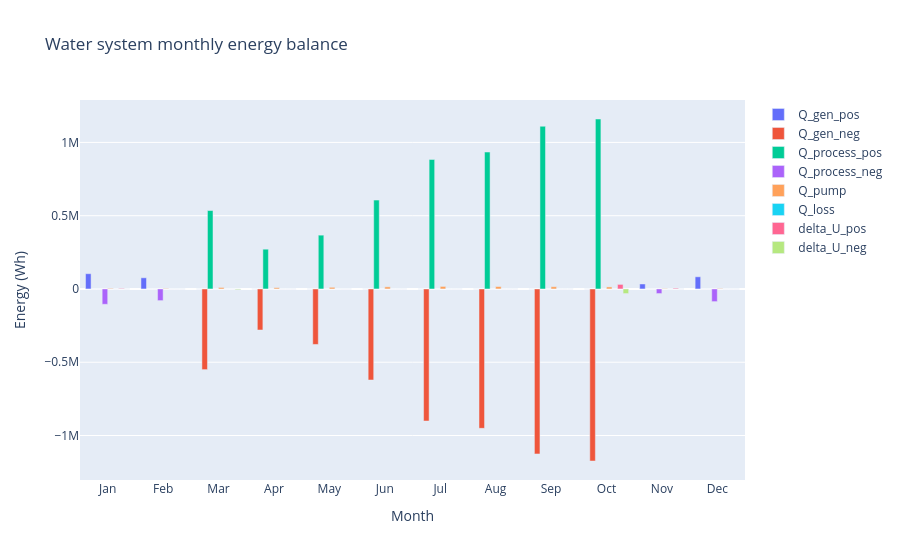

Notebook code cell kept with this figure:
### Code cell
import plotly.graph_objects as go

system_df = pro.component("water_system").variable_dataframe(
    frequency="monthly", value="sum", pos_neg_columns=["Q_gen", "Q_process","delta_U"]
)
cols = ["Q_gen_pos", "Q_gen_neg", "Q_process_pos", "Q_process_neg", "Q_pump", "Q_loss", "delta_U_pos", "delta_U_neg"]
months = system_df.index.strftime("%b")

fig = go.Figure()
for col in cols:
    fig.add_trace(go.Bar(x=months, y=system_df[col], name=col))

fig.update_layout(
    title="Water system monthly energy balance",
    xaxis_title="Month",
    yaxis_title="Energy (Wh)",
    barmode="group",
)
fig.show()

### Figure 1 — Plotly figure (JSON) as saved in the notebook; plotly's stock layout.template omitted (floating-point values rounded to 4 significant figures)
{"data": [{"name": "Q_gen_pos", "type": "bar", "x": ["Jan", "Feb", "Mar", "Apr", "May", "Jun", "Jul", "Aug", "Sep", "Oct", "Nov", "Dec"], "y": [104100.0, 76270.0, 0.0, 0.0, 0.0, 0.0, 0.0, 0.0, 0.0, 0.0, 34070.0, 83090.0]}, {"name": "Q_gen_neg", "type": "bar", "x": ["Jan", "Feb", "Mar", "Apr", "May", "Jun", "Jul", "Aug", "Sep", "Oct", "Nov", "Dec"], "y": [0.0, 0.0, -550400.0, -280100.0, -378600.0, -621200.0, -901100.0, -951100.0, -1126000.0, -1174000.0, 0.0, 0.0]}, {"name": "Q_process_pos", "type": "bar", "x": ["Jan", "Feb", "Mar", "Apr", "May", "Jun", "Jul", "Aug", "Sep", "Oct", "Nov", "Dec"], "y": [0.0, 0.0, 535200.0, 271400.0, 367200.0, 606800.0, 883800.0, 934400.0, 1110000.0, 1160000.0, 0.0, 0.0]}, {"name": "Q_process_neg", "type": "bar", "x": ["Jan", "Feb", "Mar", "Apr", "May", "Jun", "Jul", "Aug", "Sep", "Oct", "Nov", "Dec"], "y": [-104600.0, -79420.0, 0.0, 0.0, 0.0, 0.0, 0.0, 0.0, 0.0, 0.0, -31310.0, -86240.0]}, {"name": "Q_pump", "type": "bar", "x": ["Jan", "Feb", "Mar", "Apr", "May", "Jun", "Jul", "Aug", "Sep", "Oct", "Nov", "Dec"], "y": [3920.0, 3150.0, 10150.0, 8680.0, 11340.0, 14420.0, 17290.0, 16660.0, 15400.0, 13930.0, 2170.0, 3150.0]}, {"name": "Q_loss", "type": "bar", "x": ["Jan", "Feb", "Mar", "Apr", "May", "Jun", "Jul", "Aug", "Sep", "Oct", "Nov", "Dec"], "y": [0.0, 0.0, 0.0, 0.0, 0.0, 0.0, 0.0, 0.0, 0.0, 0.0, 0.0, 0.0]}, {"name": "delta_U_pos", "type": "bar", "x": ["Jan", "Feb", "Mar", "Apr", "May", "Jun", "Jul", "Aug", "Sep", "Oct", "Nov", "Dec"], "y": [3443.0, 32.5, 0.0, 0.0, 0.0, 0.0, 0.0, 0.0, 0.0, 31110.0, 5011.0, 40.0]}, {"name": "delta_U_neg", "type": "bar", "x": ["Jan", "Feb", "Mar", "Apr", "May", "Jun", "Jul", "Aug", "Sep", "Oct", "Nov", "Dec"], "y": [0.0, -32.51, -5015.0, 0.0, 0.0, 0.0, 0.0, 0.0, 0.0, -31330.0, -77.52, -40.01]}], "layout": {"barmode": "group", "title": {"text": "Water system monthly energy balance"}, "xaxis": {"title": {"text": "Month"}}, "yaxis": {"title": {"text": "Energy (Wh)"}}}}
